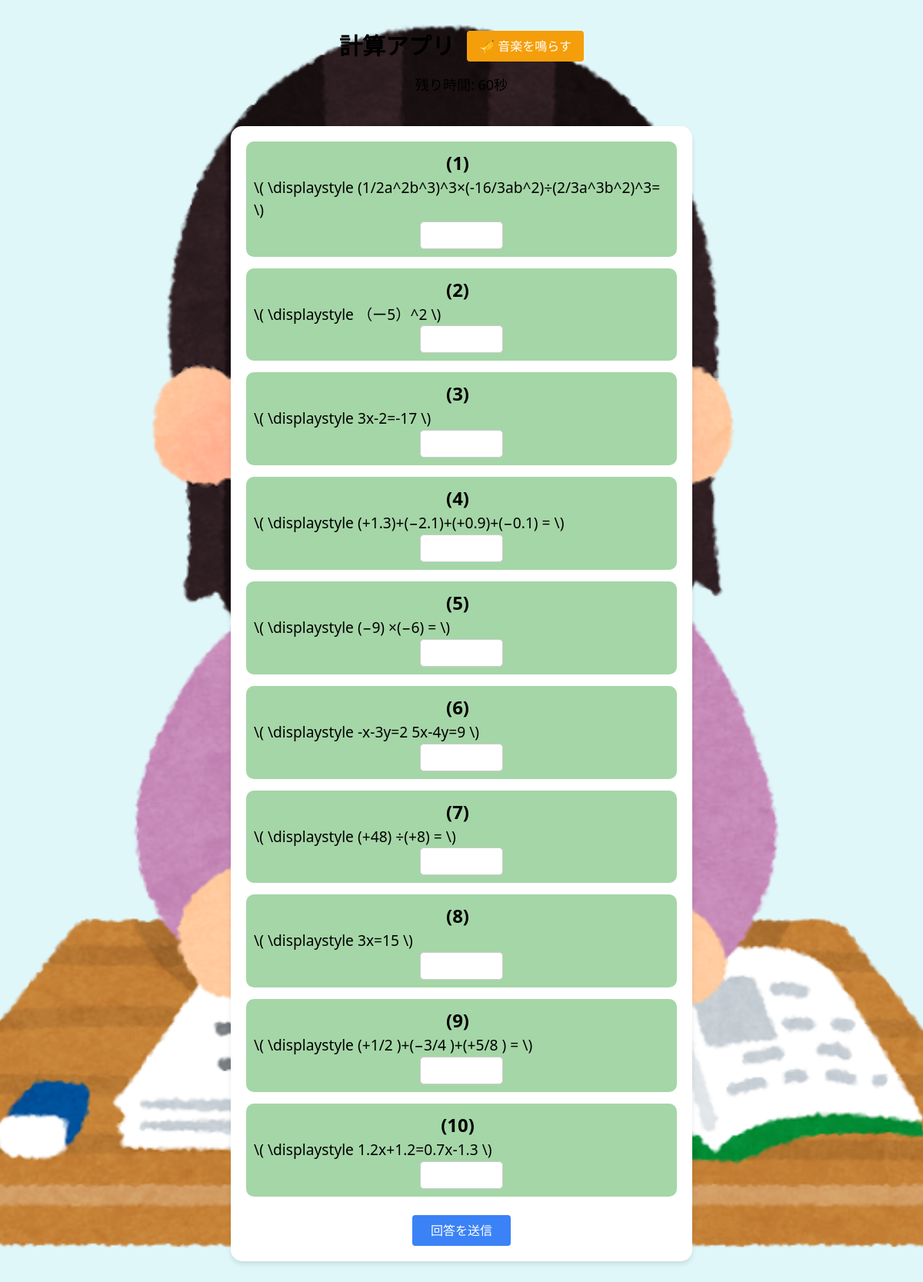
The app's page /quiz/, older data.
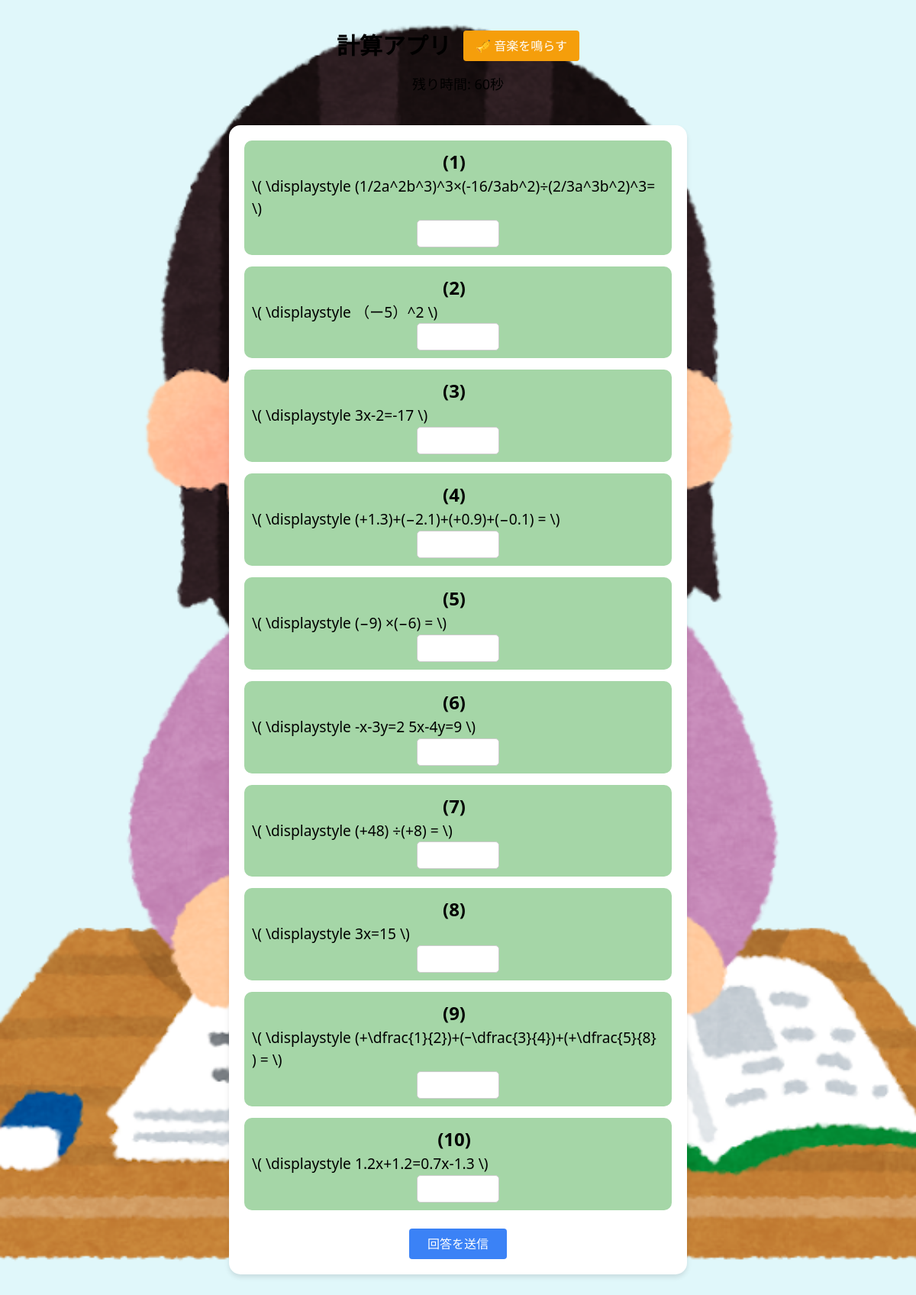
The same page, newer data.
### mathquiz/models.py (models this page shows, shortened)
class Question(models.Model):
    text = models.TextField(
        verbose_name="問題文",
        help_text="MathJaxを用いた数式を使用できます。"
    )
    correct_answer = models.TextField(
        verbose_name="正答",
        help_text="複数の正答をカンマ区切りで入力できます（例: √2, 1/2, ∞）。"
    )
    explanation = models.TextField(
        verbose_name="解説",
        blank=True,
        help_text="解説を文章、数式、画像リンク、または埋め込み動画として記述できます。"
    )
    algebra_expression = models.TextField(
        verbose_name="数式表現",
        blank=True,
        null=True,  # NULL値を許可
        help_text="問題に関連する数式を記述します（例: Σ, √, lim）。"
    )
    root_value = models.TextField(
        verbose_name="解の値",
        blank=True,
        help_text="複数解がある場合はカンマ区切りで入力します（例: 1, -1, √2）。"
    )
    category = models.ForeignKey(
        Category,
        verbose_name="カテゴリ",
        on_delete=models.CASCADE,
        help_text="この問題が属するカテゴリを選択してください。"
    )
    class Meta:
        verbose_name = "登録した問題"
        verbose_name_plural = "登録した問題"

### mathquiz/views.py (the view)
# urls.py: path('quiz/', views.quiz_view, name='quiz'),  # 問題画面を表示するURL
def quiz_view(request):
    if request.method == 'GET':  # GETリクエストの場合
        questions = list(Question.objects.all())  # データベースからすべての問題を取得
        num_questions = 10  # 出題する問題数
        selected_questions = random.sample(questions, min(num_questions, len(questions)))  # ランダムに10問選択
        return render(request, 'mathquiz/quiz.html', {'questions': selected_questions})
    return redirect('quiz')

### mathquiz/templates/mathquiz/quiz.html (shortened to what this page needs)
{% load static %}
<!DOCTYPE html>
<html lang="ja">
<head>
    <link rel="stylesheet" href="https://cdn.jsdelivr.net/npm/tailwindcss@2.2.19/dist/tailwind.min.css">
</head>
<body>
    <div class="flex justify-center items-center mt-10">
        <h1 class="text-3xl font-bold">計算アプリ</h1>
        <button onclick="playMusic()" class="ml-4 bg-yellow-500 text-white px-4 py-2 rounded hover:bg-yellow-600">🎺 音楽を鳴らす</button>
    </div>
    <div id="timer" class="text-center text-lg mt-4">残り時間: 60秒</div>
    <div class="quiz-container">
        <form method="post">
            {% for question in questions %}
                <div class="question-container">
                    <span class="question-number">({{ forloop.counter }})</span>
                    <p class="question-text">\( \displaystyle {{ question.text }} \)</p>
                    <input type="number" name="answer_{{ forloop.counter0 }}"
                           class="answer-input w-1/4 px-3 py-2 border border-gray-300 rounded">
                </div>
            {% endfor %}
            <div class="text-center mt-6">
                <button type="submit" class="bg-blue-500 text-white px-6 py-2 rounded hover:bg-blue-600">
                    回答を送信
                </button>
            </div>
        </form>
    </div>
</body>
</html>

Row changes from the older to the newer data that the page shows:
changed Question: text "(+1/2 )+(−3/4 )+(+5/8 ) =" → "(+\\dfrac{1}{2})+(ｰ\\dfrac{3}{4})+(+\\dfrac{5}{8} ) ="
